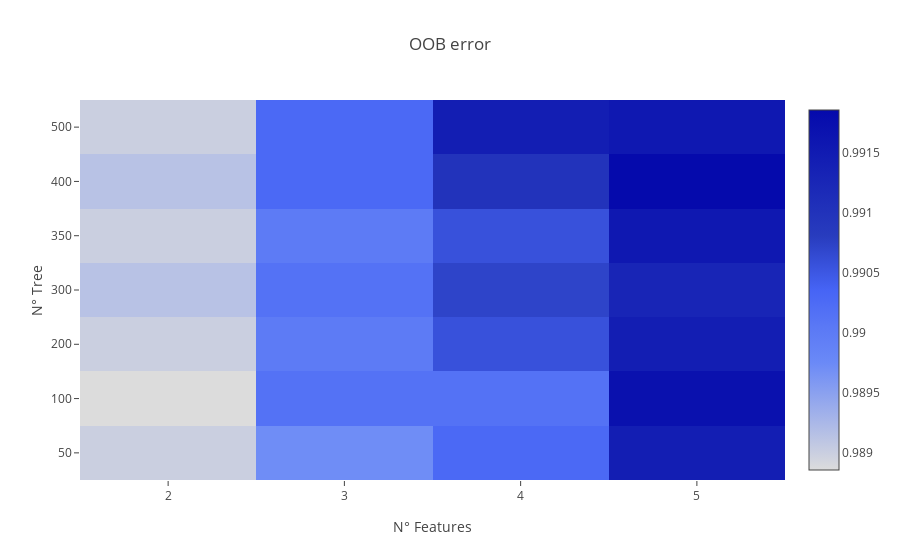

This figure's notebook cell:
### Code cell
#most meaningful analysis

x_orig, y_orig = CommonTools.get_meaningful_dataset()

trainSet, test, labelTrainSet, labelTest = train_test_split(x_orig, y_orig, train_size = 0.7, test_size = 0.3, random_state = 40)

numberTrees = [50, 100, 200, 300, 350, 400, 500]
numberFeatures = [2, 3, 4, 5]
accuracy = np.zeros(shape = (len(numberTrees), len(numberFeatures)))

for i in range(len(numberTrees)):
  for j in range(len(numberFeatures)):
    RFC = RandomForestClassifier(n_estimators = numberTrees[i], random_state=0, oob_score = True,
                                max_features = numberFeatures[j], bootstrap = True)
    RFC.fit(trainSet, labelTrainSet)
    accuracy[i][j] = RFC.oob_score_
    
trace = go.Heatmap(
    z = accuracy,
    colorscale = "Blues",
    reversescale = True
)
layout = go.Layout(
    title = "OOB error",
    xaxis = dict(
        tickmode = "array",
        tickvals = np.linspace(0, len(numberFeatures), num = len(numberFeatures) + 1),       
        ticktext = ["2", "3", "4", "5"],
        title = "N° Features"      
    ),
    yaxis = dict(
        tickmode = "array",
        tickvals = np.linspace(0, len(numberTrees), num = len(numberTrees) + 1),
        ticktext = ["50", "100", "200", "300", "350", "400", "500"],
        title = "N° Tree"
    )
)
data = [trace]
figure = go.Figure(data = data, layout = layout)
CommonTools.enable_plotly_in_cell()
plotly.offline.iplot(figure, filename="rbfAccuracy")

### Figure 1 — Plotly figure (JSON) as saved in the notebook; plotly's stock layout.template omitted (floating-point values rounded to 4 significant figures)
{"data": [{"reversescale": true, "z": [[0.989, 0.9897, 0.9903, 0.9914], [0.9889, 0.9901, 0.9901, 0.9917], [0.989, 0.99, 0.9906, 0.9914], [0.9891, 0.9901, 0.9907, 0.9913], [0.989, 0.99, 0.9906, 0.9916], [0.9891, 0.9903, 0.991, 0.9919], [0.989, 0.9903, 0.9914, 0.9916]], "type": "heatmap", "uid": "70a0391d-6c63-4eeb-8f03-0a8fd871f46b", "colorscale": "Blues"}], "layout": {"yaxis": {"ticktext": ["50", "100", "200", "300", "350", "400", "500"], "title": {"text": "N° Tree"}, "tickmode": "array", "tickvals": [0, 1, 2, 3, 4, 5, 6, 7]}, "xaxis": {"ticktext": ["2", "3", "4", "5"], "title": {"text": "N° Features"}, "tickmode": "array", "tickvals": [0, 1, 2, 3, 4]}, "title": {"text": "OOB error"}}}
